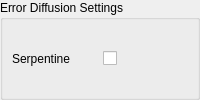
             <widget class="QWidget" name="pageERR_C">
              <layout class="QGridLayout" name="gridLayout_42">
               <property name="leftMargin">
                <number>0</number>
               </property>
               <property name="topMargin">
                <number>0</number>
               </property>
               <property name="rightMargin">
                <number>0</number>
               </property>
               <property name="bottomMargin">
                <number>0</number>
               </property>
               <property name="spacing">
                <number>0</number>
               </property>
               <item row="0" column="0">
                <widget class="QGroupBox" name="groupBox_4">
                 <property name="title">
                  <string>Error Diffusion Settings</string>
                 </property>
                 <layout class="QGridLayout" name="gridLayout_46">
                  <item row="0" column="0">
                   <widget class="QLabel" name="label_19">
                    <property name="text">
                     <string>Serpentine</string>
                    </property>
                   </widget>
                  </item>
                  <item row="0" column="1">
                   <widget class="QCheckBox" name="ERR_C_serpentine">
                    <property name="text">
                     <string/>
                    </property>
                   </widget>
                  </item>
                 </layout>
                </widget>
               </item>
              </layout>
             </widget>
